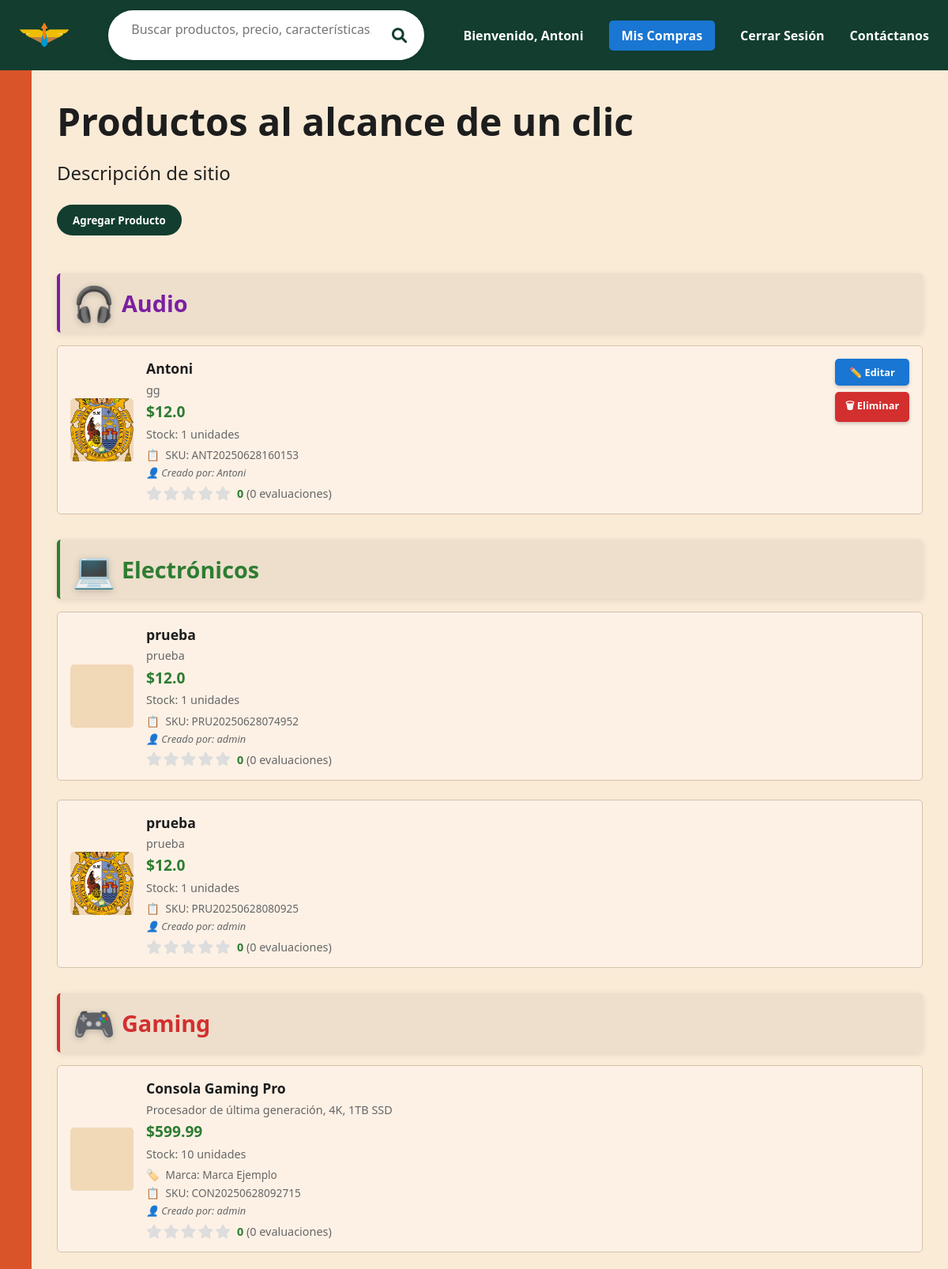
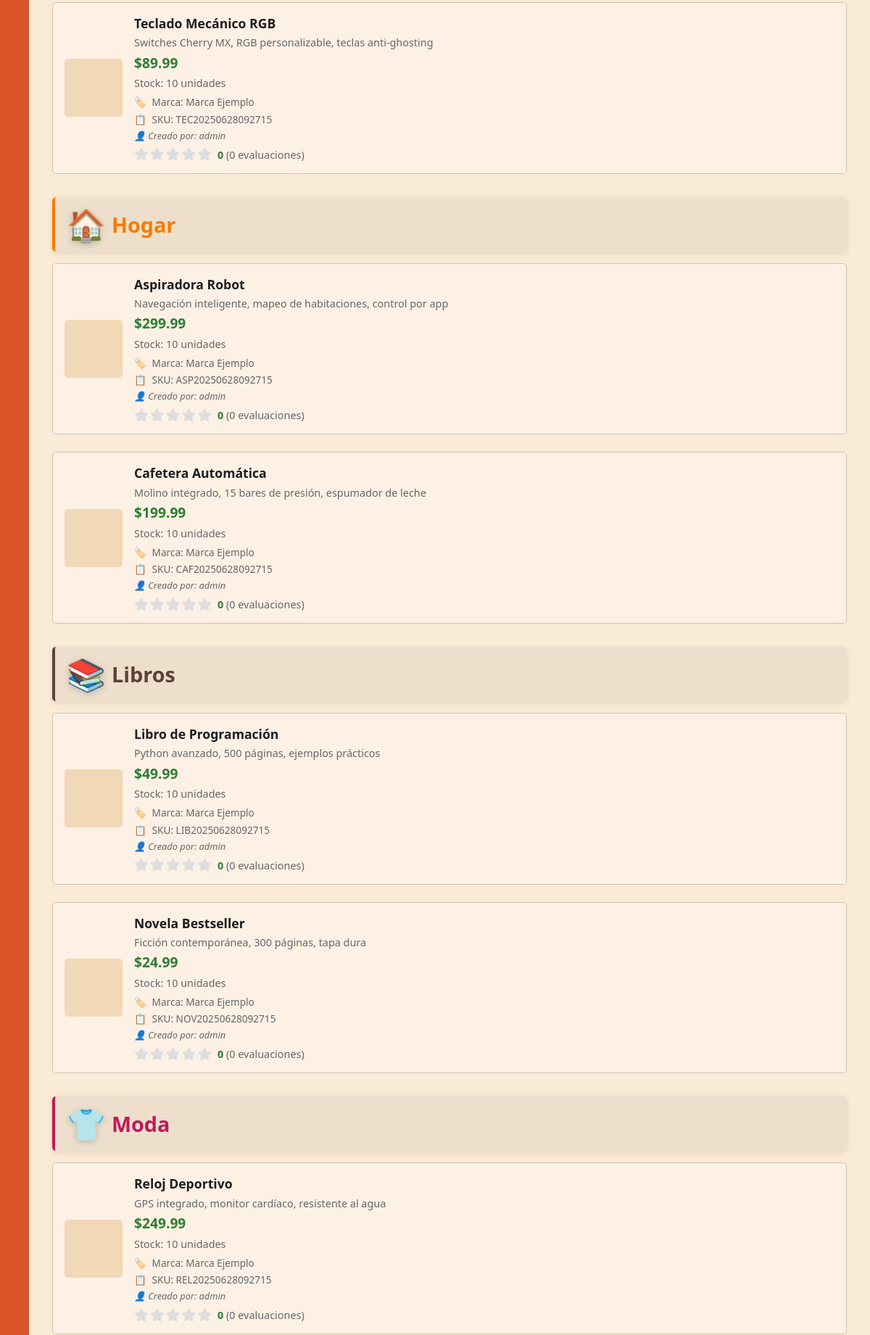
/ (signed in, upper part), run on the app's committed database (2 pictures, top to bottom).
### tables this page shows
CREATE TABLE products (
    id INTEGER PRIMARY KEY AUTOINCREMENT,
    name TEXT NOT NULL,
    category_id INTEGER NOT NULL,
    features TEXT NOT NULL,
    price REAL NOT NULL,
    image_filename TEXT NOT NULL,
    quantity INTEGER DEFAULT 1,
    rating REAL DEFAULT 0.0,
    rating_count INTEGER DEFAULT 0,
    sku TEXT UNIQUE,
    brand TEXT,
    weight REAL,
    dimensions TEXT,
    warranty_months INTEGER DEFAULT 12,
    is_featured BOOLEAN DEFAULT 0,
    is_active BOOLEAN DEFAULT 1,
    created_date TEXT, created_by INTEGER,
    FOREIGN KEY (category_id) REFERENCES categories (id) ON DELETE CASCADE
);

CREATE TABLE categories (
    id INTEGER PRIMARY KEY AUTOINCREMENT,
    name TEXT NOT NULL UNIQUE,
    description TEXT,
    color TEXT DEFAULT '#123d2f',
    icon TEXT DEFAULT '📦',
    created_date TEXT,
    is_active BOOLEAN DEFAULT 1
);

CREATE TABLE users (
    id INTEGER PRIMARY KEY AUTOINCREMENT,
    username TEXT NOT NULL UNIQUE,
    password TEXT NOT NULL
);

### app.py (the view)
@app.route("/")
def index():
    ip = request.headers.get("CF-Connecting-IP") or \
         request.headers.get("X-Forwarded-For") or \
         request.remote_addr
    user_agent = request.headers.get("User-Agent")
    timestamp = datetime.utcnow().strftime("%Y-%m-%d %H:%M:%S")
    conn = get_db_connection()
    conn.execute("INSERT INTO visits (ip, user_agent, timestamp) VALUES (?, ?, ?)", (ip, user_agent, timestamp))
    productos = conn.execute("""
        SELECT p.*, c.name as category_name, c.color as category_color, c.icon as category_icon,
               u.username as created_by_username
        FROM products p
        JOIN categories c ON p.category_id = c.id
        LEFT JOIN users u ON p.created_by = u.id
        WHERE p.is_active = 1
        ORDER BY c.name, p.name
    """).fetchall()
    categorias = conn.execute("SELECT * FROM categories WHERE is_active = 1 ORDER BY name").fetchall()
    print(f"🔍 DEBUG: {len(productos)} productos, {len(categorias)} categorías")
    for prod in productos:
        print(f"   📦 {prod['name']} -> {prod['category_name']}")
    conn.commit()
    conn.close()
    print(f"🛰️ Visita desde IP: {ip} - {user_agent}")
    return render_template("Inicio.html", productos=productos, categorias=categorias)

### app.py (called while the page is built)
def get_db_connection():
    conn = sqlite3.connect('antonito.db')
    conn.row_factory = sqlite3.Row
    return conn

### templates/Inicio.html (shortened to what this page needs)
<!DOCTYPE html>
<html lang="es">
<head>
    <link rel="stylesheet" type="text/css" href="{{ url_for('static', filename='css/style.css') }}">
    <link rel="stylesheet" href="https://cdnjs.cloudflare.com/ajax/libs/font-awesome/6.0.0/css/all.min.css">
</head>
<body>
    <header>
        <div class="logo">
            <img src="{{ url_for('static', filename='images/Logo.png') }}" alt="Logo" />
        </div>
        <form id="searchForm" class="search-bar" autocomplete="off">
            <input type="text" id="searchInput" name="q" placeholder="Buscar productos, precio, características..." />
            <button type="submit"><i class="fas fa-search"></i></button>
        </form>
        <nav>
            <ul id="nav-list">
                {% if session.get('username') %}
                    <li><a href="#">Bienvenido, {{ session['username'] }}</a></li>
                    <li><a href="#" id="transactionsLink">Mis Compras</a></li>
                    <li><a href="{{ url_for('logout') }}">Cerrar Sesión</a></li>
                {% else %}
                    <li><a href="#" id="loginLink">Iniciar Sesión</a></li>
                    <li><a href="#" id="registerLink">Registrarse</a></li>
                {% endif %}
                <li><a href="#" id="contactLink">Contáctanos</a></li>
            </ul>
        </nav>
    </header>
    <div class="container">
        <div class="side-bar"></div>
        <main class="main">
            <section class="hero">
                <h1>Productos al alcance de un clic</h1>
                <p>Descripción de sitio</p>
            </section>
            {% if session.get('username') %}
            <button id="showFormBtn" class="shop-button">Agregar Producto</button>
            {% endif %}
            {% set current_category = namespace(name=None) %}
            {% for product in productos %}
                {% if current_category.name != product.category_name %}
                    {% if current_category.name is not none %}
                        </div>
                    {% endif %}
                    {% set current_category.name = product.category_name %}
                    <div class="category-section">
                        <h2 class="category-title" style="color: {{ product.category_color }}; margin: 2rem 0 1rem 0; padding: 0.5rem 1rem; background: rgba(0,0,0,0.05); border-radius: 5px; display: flex; align-items: center; gap: 0.5rem;">
                            <span style="font-size: 1.5em;">{{ product.category_icon }}</span>
                            {{ product.category_name }}
                        </h2>
                        <div class="products">
                {% endif %}
                <div class="product-card" data-product-id="{{ product['id'] }}">
                    <div class="image" style="background-image: url('{{ url_for('static', filename='uploads/' ~ product['image_filename']) }}');"></div>
                    <div class="details">
                        <div class="title">{{ product['name'] }}</div>
                        <div class="subtitle">{{ product['features'] }}</div>
                        <div class="price">${{ product['price'] }}</div>
                        <div class="quantity">Stock: {{ product['quantity'] }} unidades</div>
                        {% if product['brand'] %}
                            <div class="brand">Marca: {{ product['brand'] }}</div>
                        {% endif %}
                        {% if product['sku'] %}
                            <div class="sku">SKU: {{ product['sku'] }}</div>
                        {% endif %}
                        {% if product['created_by_username'] %}
                            <div class="creator">Creado por: {{ product['created_by_username'] }}</div>
                        {% endif %}
                        <div class="rating-section">
                            <div class="stars">
                                {% for i in range(1, 6) %}
                                    <i class="fas fa-star star-rating" data-rating="{{ i }}" data-product-id="{{ product['id'] }}"></i>
                                {% endfor %}
                            </div>
                            <div class="rating-info">
                                <span class="rating-value">{{ product['rating']|default(0, true) }}</span>
                                <span class="rating-count">({{ product['rating_count']|default(0, true) }} evaluaciones)</span>
                            </div>
                        </div>
                    </div>
                    {% if session.get('username') %}
                        {% set can_edit = session.get('username') == product['created_by_username'] or session.get('username') == 'admin' %}
                        {% if can_edit %}
                            <div class="admin-buttons">
                                <button class="edit-btn" onclick="editProduct({{ product['id'] }})">✏️ Editar</button>
                                <button class="delete-btn" onclick="deleteProduct({{ product['id'] }})">🗑 Eliminar</button>
                            </div>
                        {% endif %}
                    {% endif %}
                </div>
            {% endfor %}
        </main>
    </div>
</body>
</html>

### static/css/style.css (style rules this page uses)
* { box-sizing: border-box; margin: 0; padding: 0; font-family: 'Segoe UI', sans-serif; }
body { background-color: #FAEBD7; display: flex; flex-direction: column; min-height: 100vh; }
header { background-color: #123d2f; color: white; display: flex; align-items: center; justify-content: space-between; padding: 0.8em 1.5em; }
.logo { display: flex; align-items: center; gap: 10px; }
.logo img { height: 35px; }
nav ul { list-style: none; display: flex; gap: 2em; }
nav ul li a { color: white; text-decoration: none; font-weight: bold; }
.container { display: flex; flex: 1; }
.side-bar { background-color: #D95428; width: 40px; min-height: 100vh; }
.main { padding: 2em; flex: 1; }
.hero h1 { font-size: 3em; color: #1d1d1d; margin-bottom: 1rem; }
.hero p { font-size: 1.5em; color: #222; margin: 0.5em 0 1em; }
.shop-button { background-color: #123d2f; color: white; padding: 0.8em 1.5em; border: none; border-radius: 999px; font-weight: bold; cursor: pointer; margin-bottom: 2em; }
.products { display: flex; flex-direction: column; gap: 1.5em; }
.product-card { display: flex; background-color: #fdf1e6; border: 1px solid #d6c1aa; border-radius: 5px; padding: 1em; align-items: center; position: relative; transition: all 0.3s ease; }
.product-card .image { width: 80px; height: 80px; background-color: #f1d8b7; margin-right: 1em; background-size: cover; background-position: center; border-radius: 5px; }
.product-card .details { flex: 1; }
.product-card .details .title { font-weight: bold; font-size: 1.1em; margin-bottom: 0.3em; color: #1d1d1d; }
.product-card .details .subtitle { font-size: 0.9em; color: #666; margin-bottom: 0.3em; }
.product-card .details .price { font-size: 1.2em; font-weight: bold; color: #2e7d32; margin-bottom: 0.3em; }
.product-card .details .quantity { font-size: 0.9em; color: #666; margin-bottom: 0.5em; }
.rating-section { display: flex; align-items: center; gap: 0.5em; margin-top: 0.5em; }
.stars { display: flex; gap: 2px; }
.star-rating { color: #ddd; cursor: pointer; font-size: 1.1em; transition: color 0.2s ease; }
.rating-info { font-size: 0.9em; color: #666; }
.rating-value { font-weight: bold; color: #2e7d32; }
form { background: #f3e5d0; padding: 1em; margin-top: 2em; border-radius: 10px; }
form input { width: 100%; padding: 0.5em; margin-bottom: 1em; border: 1px solid #ccc; border-radius: 5px; }
nav ul li a[id="transactionsLink"] { background-color: #1976d2; padding: 0.5rem 1rem; border-radius: 5px; transition: background-color 0.3s ease; }
#showFormBtn { margin-bottom: 1rem; }
.category-section { margin-bottom: 3rem; }
.category-title { font-size: 1.8em; font-weight: 700; margin: 2rem 0 1rem 0; padding: 1rem 1.5rem; background: rgba(255,255,255,0.9); border-radius: 10px; display: flex; align-items: center; gap: 0.8rem; box-shadow: 0 2px 8px rgba(0,0,0,0.1); border-left: 4px solid; }
.category-title span { font-size: 1.5em; filter: drop-shadow(0 2px 4px rgba(0,0,0,0.2)); }
.brand, .sku { font-size: 0.85em; color: #666; margin-bottom: 0.3em; font-weight: 500; }
.brand::before { content: '🏷️ '; margin-right: 0.3em; }
.sku::before { content: '📋 '; margin-right: 0.3em; }
.admin-buttons { display: flex; flex-direction: column; gap: 0.5rem; position: absolute; right: 1rem; top: 1rem; z-index: 10; }
.edit-btn { background-color: #1976d2; color: white; border: none; padding: 0.5rem 0.8rem; border-radius: 5px; cursor: pointer; font-size: 0.8em; font-weight: bold; transition: all 0.3s ease; box-shadow: 0 2px 4px rgba(0,0,0,0.2); white-space: nowrap; }
.delete-btn { background-color: #d32f2f; color: white; border: none; padding: 0.5rem 0.8rem; border-radius: 5px; cursor: pointer; font-size: 0.8em; font-weight: bold; transition: all 0.3s ease; box-shadow: 0 2px 4px rgba(0,0,0,0.2); white-space: nowrap; }
.creator { font-size: 0.8em; color: #666; margin-bottom: 0.3em; font-style: italic; }
.creator::before { content: "👤 "; }
.search-bar { display: flex; align-items: center; background: #fff; border-radius: 999px; padding: 0.2em 0.8em; margin: 0 1.5em; box-shadow: 0 2px 8px rgba(0,0,0,0.07); min-width: 220px; max-width: 400px; flex: 1; }
.search-bar input[type="text"] { border: none; outline: none; padding: 0.6em 1em; border-radius: 999px; font-size: 1em; flex: 1; background: transparent; color: #123d2f; }
.search-bar button { background: none; border: none; color: #123d2f; font-size: 1.2em; cursor: pointer; padding: 0 0.5em; }

### data on the page
products: category_icon "🎧", category_name "Audio", image_filename (picture), name "Antoni", features "gg", price "12.0", quantity "1", sku "ANT20250628160153", created_by_username "Antoni", rating "0", rating_count "0"
products: category_icon "💻", category_name "Electrónicos", name "prueba", features "prueba", price "12.0", quantity "1", sku "PRU20250628074952", created_by_username "admin", rating "0", rating_count "0"
products: image_filename (picture), name "prueba", features "prueba", price "12.0", quantity "1", sku "PRU20250628080925", created_by_username "admin", rating "0", rating_count "0"
products: category_icon "🎮", category_name "Gaming", name "Consola Gaming Pro", features "Procesador de última generación, 4K, 1TB SSD", price "599.99", quantity "10", brand "Marca Ejemplo", sku "CON20250628092715", created_by_username "admin", rating "0", rating_count "0"
products: name "Teclado Mecánico RGB", features "Switches Cherry MX, RGB personalizable, teclas anti-ghosting", price "89.99", quantity "10", brand "Marca Ejemplo", sku "TEC20250628092715", created_by_username "admin", rating "0", rating_count "0"
products: category_icon "🏠", category_name "Hogar", name "Aspiradora Robot", features "Navegación inteligente, mapeo de habitaciones, control por app", price "299.99", quantity "10", brand "Marca Ejemplo", sku "ASP20250628092715", created_by_username "admin", rating "0", rating_count "0"
products: name "Cafetera Automática", features "Molino integrado, 15 bares de presión, espumador de leche", price "199.99", quantity "10", brand "Marca Ejemplo", sku "CAF20250628092715", created_by_username "admin", rating "0", rating_count "0"
products: category_icon "📚", category_name "Libros", name "Libro de Programación", features "Python avanzado, 500 páginas, ejemplos prácticos", price "49.99", quantity "10", brand "Marca Ejemplo", sku "LIB20250628092715", created_by_username "admin", rating "0", rating_count "0"
products: name "Novela Bestseller", features "Ficción contemporánea, 300 páginas, tapa dura", price "24.99", quantity "10", brand "Marca Ejemplo", sku "NOV20250628092715", created_by_username "admin", rating "0", rating_count "0"
products: category_icon "👕", category_name "Moda", name "Reloj Deportivo", features "GPS integrado, monitor cardíaco, resistente al agua", price "249.99", quantity "10", brand "Marca Ejemplo", sku "REL20250628092715", created_by_username "admin", rating "0", rating_count "0"

### other printed values
{{ session['username'] }} "Antoni"
